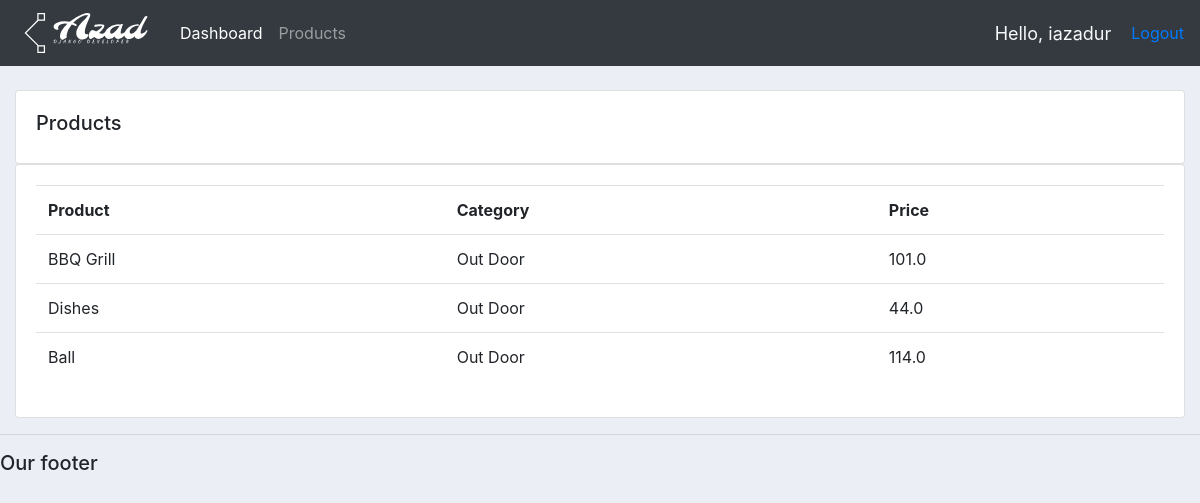
Screenshot of /products/ (signed in) with the database file from the repository.
### accounts/models.py (models this page shows, shortened)
class Product(models.Model):
	CATEGORY = (
			('Indoor', 'Indoor'),
			('Out Door', 'Out Door'),
			)
	name = models.CharField(max_length=200, null=True)
	price = models.FloatField(null=True)
	category = models.CharField(max_length=200, null=True, choices=CATEGORY)
	description = models.CharField(max_length=200, null=True, blank=True)
	date_created = models.DateTimeField(auto_now_add=True, null=True)
	tags = models.ManyToManyField(Tag)

### accounts/decoraters.py (the view)
        def wrapper_func(request, *args, **kwargs):
            group = None
            if request.user.groups.exists():
                group = request.user.groups.all()[0].name
            if group in allowed_roles:
                return view_func(request, *args, **kwargs)
            else:
                return HttpResponse('You are not authorized to view this page')

### accounts/decoraters.py (called while the page is built)
def allowed_users(allowed_roles=[]):
    def decorator(view_func):
        def wrapper_func(request, *args, **kwargs):
            group = None
            if request.user.groups.exists():
                group = request.user.groups.all()[0].name
            if group in allowed_roles:
                return view_func(request, *args, **kwargs)
            else:
                return HttpResponse('You are not authorized to view this page')
        return wrapper_func
    return decorator

### accounts/views.py (called while the page is built)
@login_required(login_url='login')
@allowed_users(allowed_roles=['admin'])
def products(request):
	products = Product.objects.all()
	return render(request, 'accounts/products.html', {'products': products})

### accounts/templates/accounts/products.html
{%  extends 'accounts/main.html' %}
{% block content %}
		<br>
		<div class="row">
			<div class="col-md">
				<div class="card card-body">
					<h5>Products</h5>
				</div>
				<div class="card card-body">
					<table class="table">
						<tr>
							<th>Product</th>
							<th>Category</th>
							<th>Price</th>
						</tr>
						{% for i in products %}
						<tr>
							<td>{{i.name}}</td>
							<td>{{i.category}}</td>
							<td>{{i.price}}</td>
						</tr>
						{% endfor %}
					</table>
				</div>
			</div>
		</div>
{% endblock content %}

### accounts/templates/accounts/navbar.html (shortened to what this page needs)
{% load static %}
<nav class="navbar navbar-expand-lg navbar-dark bg-dark">
  <img src="{% static 'images/logo.svg' %}" alt="" class="navbar-brand logo">
  <div class="collapse navbar-collapse" id="navbarNav">
    <ul class="navbar-nav">
      {% if request.user.is_staff %}
      <li class="nav-item active">
        <a class="nav-link" href="{% url 'home' %}">Dashboard</a>
      </li>
      <li class="nav-item">
        <a class="nav-link" href="{% url 'products' %}">Products</a>
      </li>
      {% else %}
       <li class="nav-item">
        <a class="nav-link" href="{% url 'account' %}">Settings</a>
      </li>
      {% endif %}
    </ul>
  </div>
  <span class="hello-msg text-light">Hello, {{request.user}} </span>
  <span><a href="{% url 'logout' %}">Logout</a></span>
</nav>

### static/css/main.css (style rules this page uses)
body { background-color: #ebeff5; }
.logo { height: 50px; width: 140px; }

### accounts/templates/accounts/navbar.html (style rules this page uses)
.hello-msg { font-size: 18px; color: #fff; margin-right: 20px; }

### rows the page displays
Product: name "BBQ Grill", category "Out Door", price "101.0"
Product: name "Dishes", category "Out Door", price "44.0"
Product: name "Ball", category "Out Door", price "114.0"

### other values shown
{{ request.user }} "iazadur"
